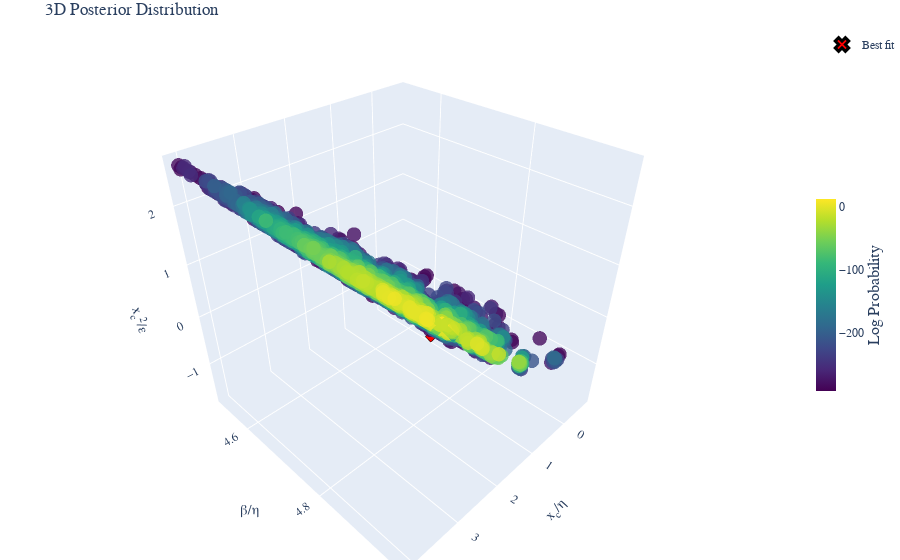

The notebook cell this image was saved under:
### Code cell
post.bins =None
fig =post.plot_posterior3D_interactive([0,1,2],labels=["$x_c/\\eta$","$\\beta/\\eta$","$x_c^2/\\epsilon$","$x_c$","ExtH"], truths=np.log(best_theta_trans),truth_label="Best fit" )
# Save the figure using matplotlib's savefig instead of plotly's write_image
fig.show()
# Save the figure as HTML
html_file_name=file.replace('_post.csv','_3D')
html_path = os.path.join(base_products_folder, 'html_3d_plots', f'{html_file_name}.html')
# Create directory if it doesn't exist
os.makedirs(os.path.dirname(html_path), exist_ok=True)
fig.write_html(html_path)

### Figure 1 — Plotly figure (JSON) as saved in the notebook; plotly's stock layout.template omitted (floating-point values rounded to 4 significant figures; data arrays with more than 128 entries replaced by an {"elided": "..."} marker saying what was removed)
{"data": [{"marker": {"color": {"elided": "5366 float values"}, "colorbar": {"len": 0.4, "thickness": 20, "title": {"font": {"size": 16}, "side": "right", "text": "Log Probability"}, "x": 1.0, "y": 0.5}, "colorscale": [[0.0, "#440154"], [0.1111, "#482878"], [0.2222, "#3e4989"], [0.3333, "#31688e"], [0.4444, "#26828e"], [0.5556, "#1f9e89"], [0.6667, "#35b779"], [0.7778, "#6ece58"], [0.8889, "#b5de2b"], [1.0, "#fde725"]], "opacity": 0.8, "size": 5}, "mode": "markers", "name": "Posterior", "scene": "scene", "showlegend": false, "type": "scatter3d", "x": {"elided": "5366 float values"}, "y": {"elided": "5366 float values"}, "z": {"elided": "5366 float values"}}, {"marker": {"color": "red", "line": {"color": "black", "width": 3}, "size": 12, "symbol": "x"}, "mode": "markers", "name": "Best fit", "scene": "scene", "showlegend": true, "type": "scatter3d", "x": [0.7867], "y": [4.755], "z": [-0.582]}], "layout": {"font": {"family": "Computer Modern"}, "margin": {"b": 0, "l": 0, "r": 0, "t": 30}, "scene": {"aspectmode": "cube", "xaxis": {"exponentformat": "e", "showexponent": "all", "title": {"font": {"size": 14}, "text": "x<sub>c</sub>/η"}}, "yaxis": {"exponentformat": "e", "showexponent": "all", "title": {"font": {"size": 14}, "text": "β/η"}}, "zaxis": {"exponentformat": "e", "showexponent": "all", "title": {"font": {"size": 14}, "text": "x<sub>c</sub><sup>2</sup>/ε"}}}, "title": {"text": "3D Posterior Distribution"}}}
